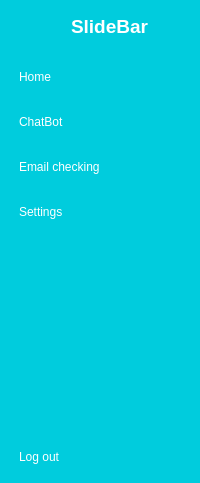
    <widget class="QWidget" name="icon_name" native="true">
     <property name="styleSheet">
      <string notr="true">QWidget{
background-color:#00CCDD;
	color: rgb(255, 255, 255);
}
QPushButton{
	color:white;
	text-align:left;
	height: 30px;
border:none;
padding-left:10px;

border-top-left-radius:10px;
border-bottom-left-radius:10px;

}
QPushButton:checked{
	
	background-color: rgb(245, 250, 254);	
	color: rgb(31, 149, 239);
	font-weight:bold;

}

</string>
     </property>
     <layout class="QVBoxLayout" name="verticalLayout_4">
      <property name="spacing">
       <number>6</number>
      </property>
      <property name="leftMargin">
       <number>9</number>
      </property>
      <property name="rightMargin">
       <number>0</number>
      </property>
      <item>
       <layout class="QHBoxLayout" name="horizontalLayout_2">
        <property name="rightMargin">
         <number>50</number>
        </property>
        <item>
         <widget class="QPushButton" name="pushButton_3">
          <property name="enabled">
           <bool>true</bool>
          </property>
          <property name="text">
           <string/>
          </property>
          <property name="icon">
           <iconset theme="applications-office" resource="imagez.qrc">
            <normaloff>:/iamgez/profile2_0_1.png</normaloff>:/iamgez/profile2_0_1.png</iconset>
          </property>
          <property name="iconSize">
           <size>
            <width>40</width>
            <height>30</height>
           </size>
          </property>
         </widget>
        </item>
        <item>
         <widget class="QLabel" name="label_3">
          <property name="font">
           <font>
            <pointsize>14</pointsize>
            <bold>true</bold>
           </font>
          </property>
          <property name="styleSheet">
           <string notr="true"/>
          </property>
          <property name="text">
           <string>SlideBar</string>
          </property>
         </widget>
        </item>
       </layout>
      </item>
      <item>
       <layout class="QVBoxLayout" name="verticalLayout_2" stretch="0,0,0,0,0,0">
        <property name="spacing">
         <number>15</number>
        </property>
        <property name="leftMargin">
         <number>0</number>
        </property>
        <property name="topMargin">
         <number>15</number>
        </property>
        <property name="rightMargin">
         <number>0</number>
        </property>
        <item>
         <widget class="QPushButton" name="homeBtn">
          <property name="text">
           <string>Home</string>
          </property>
          <property name="icon">
           <iconset resource="imagez.qrc">
            <normaloff>:/iamgez/dashboard_white.png</normaloff>
            <normalon>:/iamgez/dashboard.png</normalon>:/iamgez/dashboard_white.png</iconset>
          </property>
          <property name="checkable">
           <bool>true</bool>
          </property>
          <property name="autoExclusive">
           <bool>true</bool>
          </property>
         </widget>
        </item>
        <item>
         <widget class="QPushButton" name="chatBtn">
          <property name="text">
           <string>ChatBot</string>
          </property>
          <property name="icon">
           <iconset resource="imagez.qrc">
            <normaloff>:/iamgez/image.jpg</normaloff>
            <normalon>:/iamgez/chatbot.png</normalon>:/iamgez/image.jpg</iconset>
          </property>
          <property name="iconSize">
           <size>
            <width>30</width>
            <height>40</height>
           </size>
          </property>
          <property name="checkable">
           <bool>true</bool>
          </property>
          <property name="autoExclusive">
           <bool>true</bool>
          </property>
         </widget>
        </item>
        <item>
         <widget class="QPushButton" name="emailBtn">
          <property name="text">
           <string>Email checking</string>
          </property>
          <property name="icon">
           <iconset resource="imagez.qrc">
            <normaloff>:/iamgez/email.png</normaloff>
            <normalon>:/iamgez/email (1).png</normalon>:/iamgez/email.png</iconset>
          </property>
          <property name="iconSize">
           <size>
            <width>30</width>
            <height>25</height>
           </size>
          </property>
          <property name="checkable">
           <bool>true</bool>
          </property>
          <property name="autoExclusive">
           <bool>true</bool>
          </property>
         </widget>
        </item>
        <item>
         <widget class="QPushButton" name="pushButton_9">
          <property name="text">
           <string>Settings</string>
          </property>
          <property name="icon">
           <iconset resource="imagez.qrc">
            <normaloff>:/iamgez/settings_white.png</normaloff>
            <normalon>:/iamgez/settings.png</normalon>:/iamgez/settings_white.png</iconset>
          </property>
          <property name="checkable">
           <bool>true</bool>
          </property>
          <property name="autoExclusive">
           <bool>true</bool>
          </property>
         </widget>
        </item>
        <item>
         <spacer name="verticalSpacer_5">
          <property name="orientation">
           <enum>Qt::Vertical</enum>
          </property>
          <property name="sizeType">
           <enum>QSizePolicy::Preferred</enum>
          </property>
          <property name="sizeHint" stdset="0">
           <size>
            <width>20</width>
            <height>200</height>
           </size>
          </property>
         </spacer>
        </item>
        <item>
         <widget class="QPushButton" name="pushButton_10">
          <property name="text">
           <string>Log out</string>
          </property>
          <property name="icon">
           <iconset resource="imagez.qrc">
            <normaloff>:/iamgez/log_out_white.png</normaloff>:/iamgez/log_out_white.png</iconset>
          </property>
          <property name="checkable">
           <bool>true</bool>
          </property>
          <property name="autoExclusive">
           <bool>true</bool>
          </property>
         </widget>
        </item>
       </layout>
      </item>
     </layout>
    </widget>
